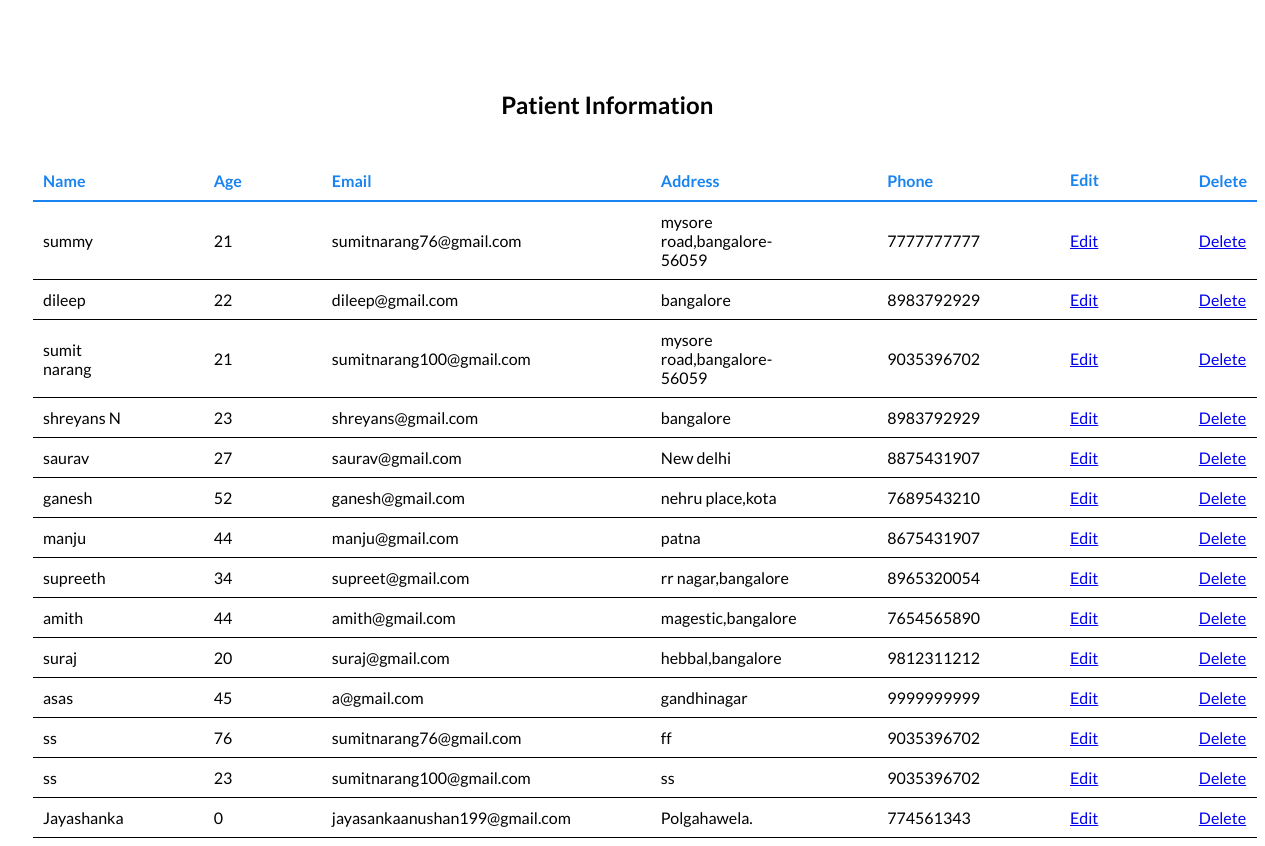
Screenshot of /dental/patienteditadmin.php with the database file from the repository.
### tables this page shows
CREATE TABLE `signup` (
  `userid` smallint(5) NOT NULL,
  `user_level` tinyint(1) NOT NULL,
  `name` varchar(30) NOT NULL,
  `phone` bigint(10) UNSIGNED NOT NULL,
  `age` tinyint(3) NOT NULL,
  `address` text NOT NULL,
  `email` varchar(30) NOT NULL,
  `password` varchar(20) NOT NULL,
  `registration_date` datetime NOT NULL
);

### dental/patienteditadmin.php (the view, shortened to what this page needs)
<!doctype html>
<html lang=en>
<head>
<link rel="stylesheet" type="text/css" href="patienteditadmin.css">
</head>
<body>
<div id="container">
<div id="content">
<h2 class="page">Patient Information</h2>
<?php
require('connect-mysql.php');
$q = "SELECT name AS name,age AS age ,phone AS phone,email AS email,address AS address ,userid  FROM signup";
$result = @mysqli_query ($dbcon, $q);
if ($result) {
				echo '<table class="table">
				<tr class="heading"><td class="col head"><b>Name</b></td><td class="col head"><b>Age</b></td><td class="col head"><b>Email</b></td>
				<td class="col head"><b>Address</b></td><td class="col head"><b>Phone</b></td><td><b class="col head">Edit</b></td>
                <td class="last"><b>Delete</b></td></tr>';
				while ($row = mysqli_fetch_array($result, MYSQLI_ASSOC)) {
				echo '<tr class="heading2"><td class="col">' . $row['name'] . '</td><td class="col">'.  $row['age'] . '</td>
				<td class="col">'.  $row['email'] . '</td>
				<td class="col">'.  $row['address'] . '</td><td class="col">'.  $row['phone'] . '</td>
				<td class="col"><a href="edit_patientinfo.php?id=' . $row['userid'] . '">Edit</a></td>
                <td class="last1"><a href="delete.php?id=' . $row['userid'] . '">Delete</a></td></tr>'; }
				echo '</table>';
			   }
else {
		echo '<p class="error">The current users could not be retrieved. We apologize
		for any inconvenience.</p>';
		echo '<p>' . mysqli_error($dbcon) . '<br><br>Query: ' . $q . '</p>';
     }
?>
</div>
</div>
</body>
</html>

### dental/patienteditadmin.css (style rules this page uses)
.col { font-family: 'Lato', sans-serif; padding-right:80px; }
.head { color: #1984f1; font-family: 'Lato', sans-serif; }
.heading { color: black; border-bottom: 2px solid #1984f1; }
table { border-collapse: collapse; margin-left: 2%; margin-top: 160px; }
.heading2 { border-bottom:1px solid black; }
.page { position: absolute; top: 70px; margin-left: 39%; color: black; font-family: 'Lato', sans-serif; }
td { padding: 10px; }
.last { color: #1984f1; font-family: 'Lato', sans-serif; }
.last1 { font-family: 'Lato', sans-serif; }

### rows the page displays
signup: name "summy", age "21", email "sumitnarang76@gmail.com", address "mysore road,bangalore-56059", phone "7777777777"
signup: name "dileep", age "22", email "dileep@gmail.com", address "bangalore", phone "8983792929"
signup: name "sumit narang", age "21", email "sumitnarang100@gmail.com", address "mysore road,bangalore-56059", phone "9035396702"
signup: name "shreyans N", age "23", email "shreyans@gmail.com", address "bangalore", phone "8983792929"
signup: name "saurav", age "27", email "saurav@gmail.com", address "New delhi", phone "8875431907"
signup: name "ganesh", age "52", email "ganesh@gmail.com", address "nehru place,kota", phone "7689543210"
signup: name "manju", age "44", email "manju@gmail.com", address "patna", phone "8675431907"
signup: name "supreeth", age "34", email "supreet@gmail.com", address "rr nagar,bangalore", phone "8965320054"
signup: name "amith", age "44", email "amith@gmail.com", address "magestic,bangalore", phone "7654565890"
signup: name "suraj", age "20", email "suraj@gmail.com", address "hebbal,bangalore", phone "9812311212"
signup: name "asas", age "45", email "a@gmail.com", address "gandhinagar", phone "9999999999"
signup: name "ss", age "76", email "sumitnarang76@gmail.com", address "ff", phone "9035396702"
signup: name "ss", age "23", email "sumitnarang100@gmail.com", address "ss", phone "9035396702"
signup: name "Jayashanka", age "0", email "jayasankaanushan199@gmail.com", address "Polgahawela.", phone "774561343"
